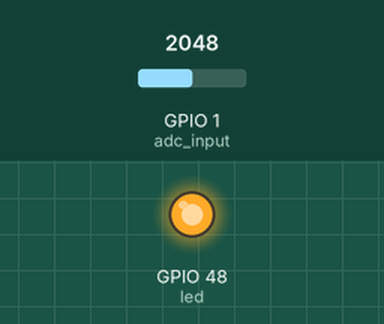
This program was run on a simulated ESP32 board running MicroPython. On the bench: output pins drawn as LEDs (lit = HIGH). The test bench sets the inputs (shaded band); at power-on: GPIO 1 (adc_input) = 2048 (analog values on the 0–4095 scale). What the program prints to the serial console is not drawn.

Above: at 1.2 s.
1.3 s: GPIO 1 (adc_input) set to 491
At 2.7 s:
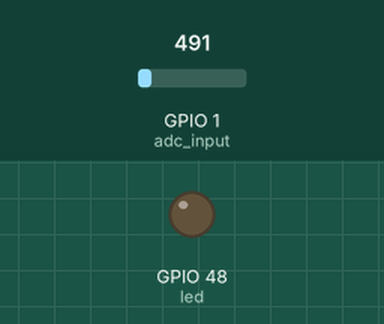
8.0 s: GPIO 1 (adc_input) set to 0
Timing chart, 0 to 8.7 s (numbered marks = the images above; inputs shaded):
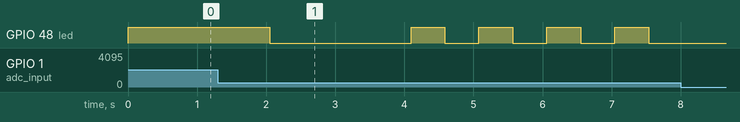

Measured:
- after the input at 8.0 s, GPIO 48 (led): stays LOW (without the input it goes to HIGH after 0.03 s)
- by itself, GPIO 48 (led): repeats every 0.98 s: HIGH 0.49 s, LOW 0.49 s

The program:

main.py
```python
# Read ADC input

import time
from machine import Pin, ADC

led = Pin(48, Pin.OUT) # change to 8 if using Yolo Node

adc_input = ADC(Pin(1))
adc_input.atten(ADC.ATTN_11DB) # ADC range max input 3.3V

while True:
  sensor_value = adc_input.read()
  print(sensor_value)
  led.on()
  time.sleep_ms(sensor_value)
  led.off()
  time.sleep_ms(sensor_value)
```
